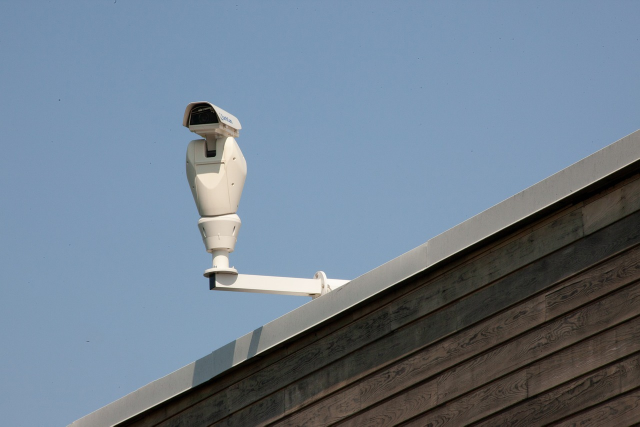
#> input picture images/camera.jpg, 1280 x 853 px (shown at 1/2 size)
$ jupyter execute --allow-errors index.ipynb
#> lines starting #> are read from the running program, lines starting #| are printed output that depends on the picture; after the words box and inside, x2 and y2 are one past the last pixel; in counts of white or black regions, pixels touching at a corner belong together
[cell 1]
# Import des bibliothèques nécessaires

import cv2
import numpy as np
import matplotlib.pyplot as plt

# Fonction pour afficher correctement les images
# OpenCV utilise BGR, matplotlib utilise RGB
def afficher(img, titre="Image", gris=False):
    plt.figure(figsize=(5,5))
    if gris:
        plt.imshow(img, cmap='gray')
    else:
        plt.imshow(cv2.cvtColor(img, cv2.COLOR_BGR2RGB))
    plt.title(titre)
    plt.axis('off')


## 1- Conversion en niveaux de gris


# Chargement de l'image de la caméra
img = cv2.imread('images/camera.jpg')
#> img is the input picture: shape (853, 1280, 3); mean B, G, R 141.6, 125.8, 110.4

# Conversion de l'image couleur en niveaux de gris
gris = cv2.cvtColor(img, cv2.COLOR_BGR2GRAY)
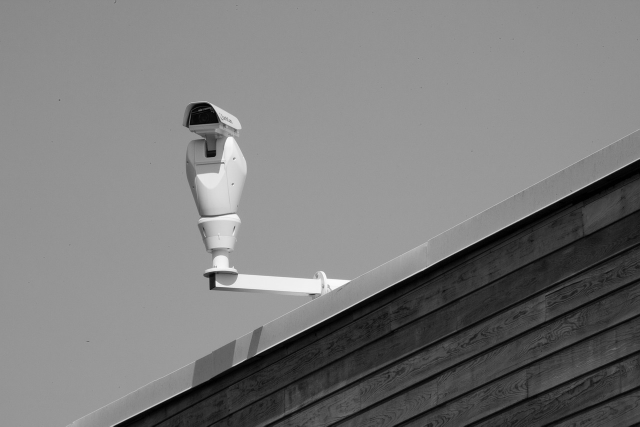
#> gris: shape (853, 1280) (shown at 1/2 size); min 0, max 255, mean 122.9

# Affichage des deux images pour comparaison
afficher(img, 'Image originale')
afficher(gris, 'Image en niveaux de gris', gris=True)

### Recherche du pixel le plus lumineux

# Valeur maximale des pixels
valeur_max = gris.max()
#> valeur_max = 255

# Position du pixel le plus lumineux
position = np.where(gris == valeur_max)
#> position = ([534, 548], [466, 649])

print("Valeur du pixel le plus lumineux :", valeur_max)
#| Valeur du pixel le plus lumineux : 255
print("Position (ligne, colonne) :", position)
#| Position (ligne, colonne) : (array([534, 548]), array([466, 649]))

## 2- Espaces de couleurs – HSV (feu tricolore)

# Chargement de l'image du feu tricolore
img = cv2.imread('images/traffic_light.jpg')
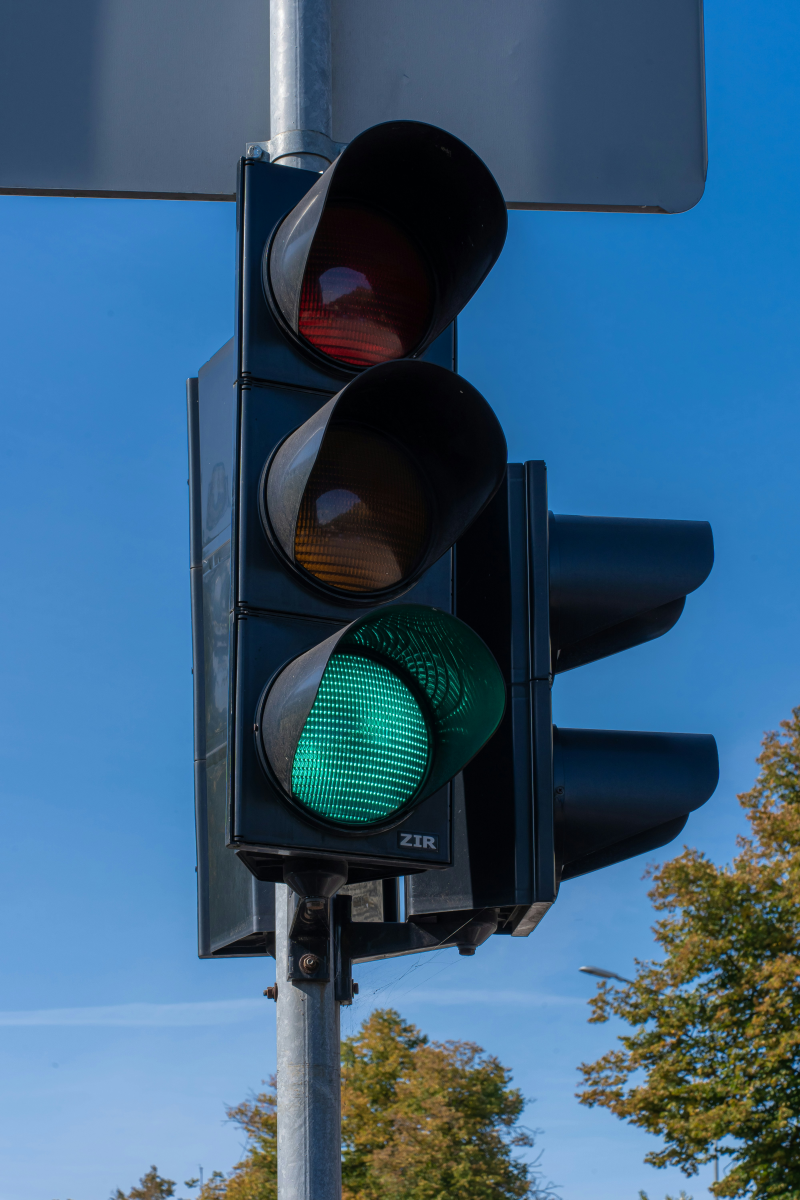
#> input picture images/traffic_light.jpg, 4000 x 6000 px (shown at 1/5 size)
#> img is the input picture: shape (6000, 4000, 3); mean B, G, R 125.5, 95.3, 57.4

# Conversion de BGR vers HSV
hsv = cv2.cvtColor(img, cv2.COLOR_BGR2HSV)
#> hsv: shape (6000, 4000, 3); mean H, S, V 97.7, 151.3, 130.1

### Création des masques de couleur
# Masque ROUGE
bas_rouge = np.array([0, 120, 70])
haut_rouge = np.array([10, 255, 255])
masque_rouge = cv2.inRange(hsv, bas_rouge, haut_rouge)
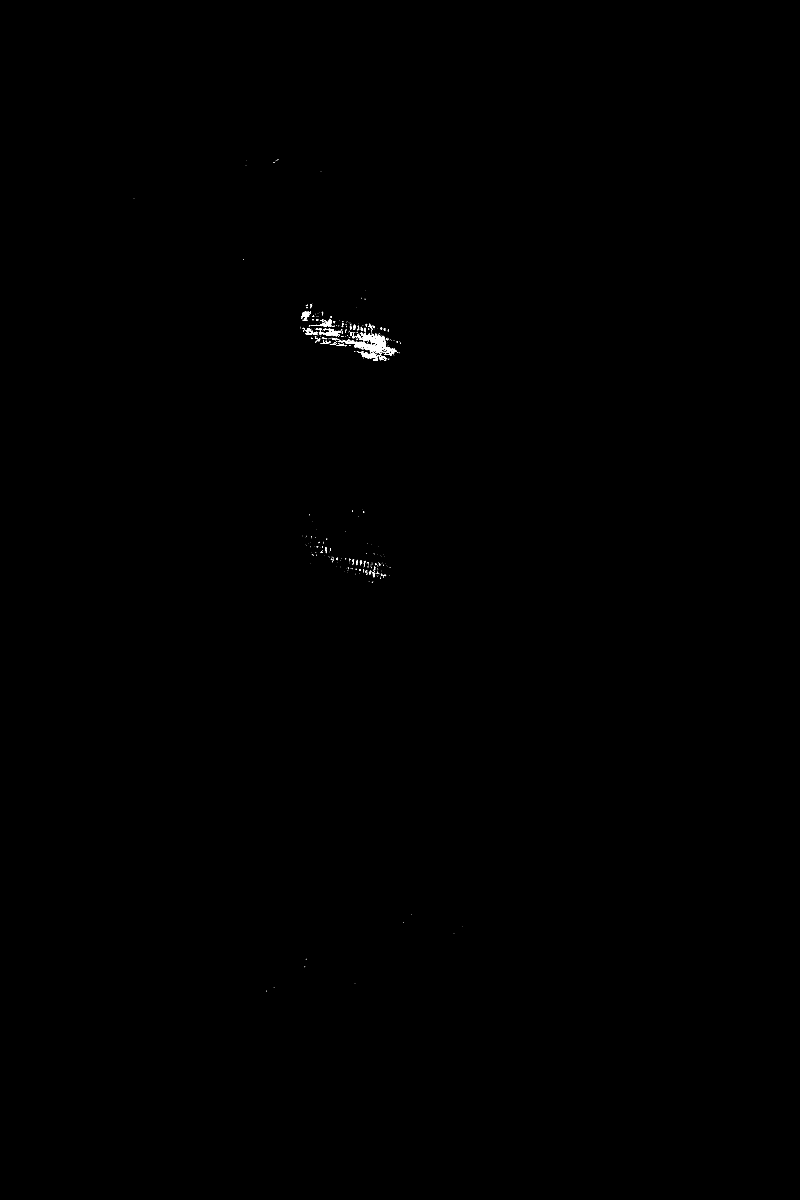
#> masque_rouge: shape (6000, 4000) (shown at 1/5 size); 0.08% white; 719 white regions (631 under 20 px), largest, box (x1, y1, x2, y2) and area: (1728, 1663, 1925, 1790) 7573, (1623, 1644, 1702, 1679) 1107, (1505, 1558, 1547, 1604) 977

# Masque ORANGE
bas_orange = np.array([10, 100, 100])
haut_orange = np.array([25, 255, 255])
masque_orange = cv2.inRange(hsv, bas_orange, haut_orange)
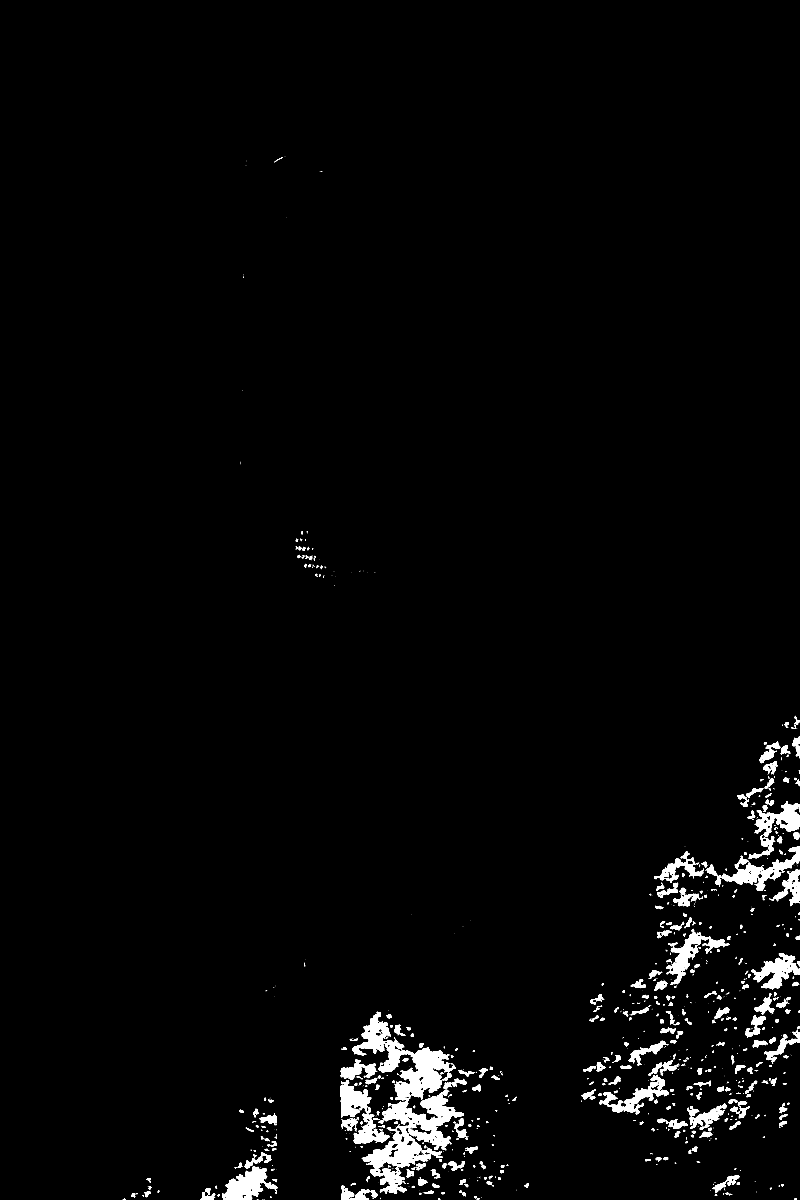
#> masque_orange: shape (6000, 4000) (shown at 1/5 size); 2.1% white; 1347 white regions (831 under 20 px), largest, box (x1, y1, x2, y2) and area: (1811, 5448, 2318, 5970) 78616, (1762, 5058, 2279, 5505) 65079, (3535, 4231, 4000, 4455) 25586

# Masque VERT
bas_vert = np.array([40, 70, 70])
haut_vert = np.array([80, 255, 255])
masque_vert = cv2.inRange(hsv, bas_vert, haut_vert)
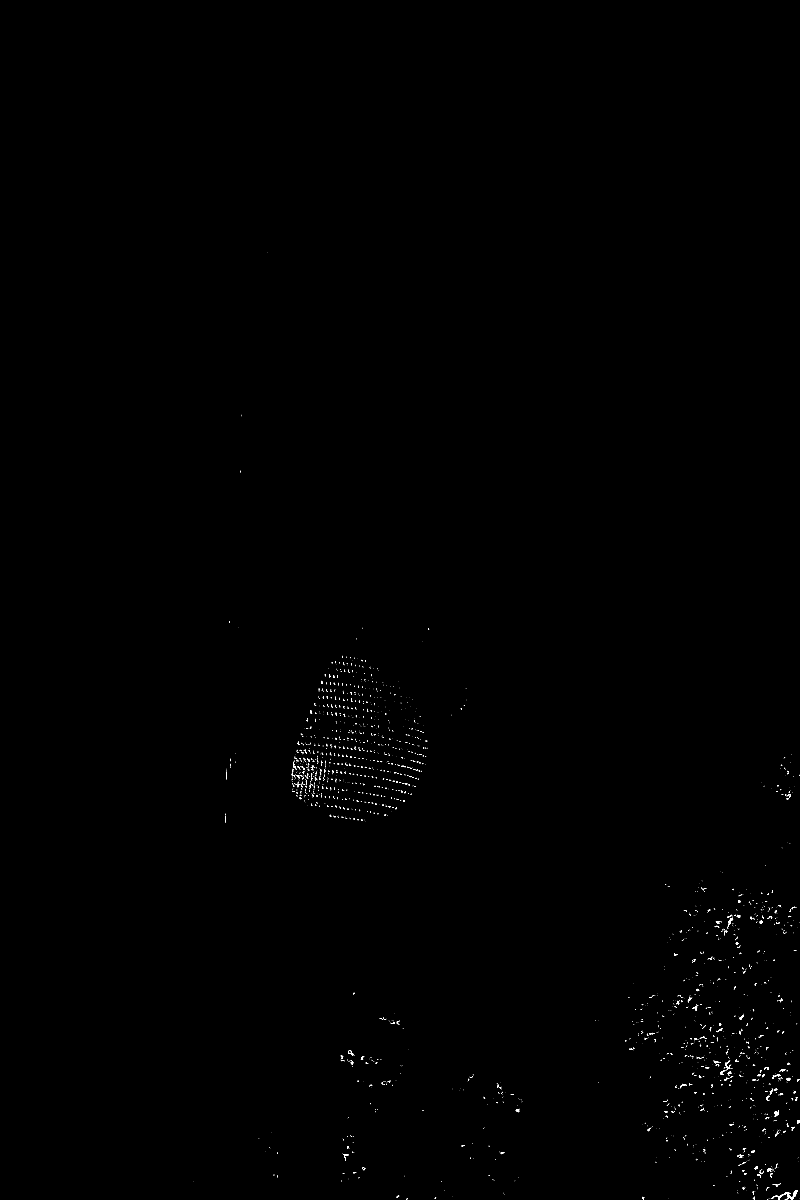
#> masque_vert: shape (6000, 4000) (shown at 1/5 size); 0.12% white; 2172 white regions (1799 under 20 px), largest, box (x1, y1, x2, y2) and area: (3923, 5951, 3990, 6000) 812, (3856, 5960, 3954, 6000) 528, (3871, 5552, 3895, 5585) 335

### Détection automatique de la lumière allumée

if masque_rouge.sum() > masque_orange.sum() and masque_rouge.sum() > masque_vert.sum():
    print("Feu ROUGE allumé")
elif masque_orange.sum() > masque_vert.sum():
    print("Feu ORANGE allumé")
else:
    print("Feu VERT allumé")

## 3- Dessin sur une image (match de football)

# Chargement de l'image du match
img = cv2.imread('images/football.jpg')
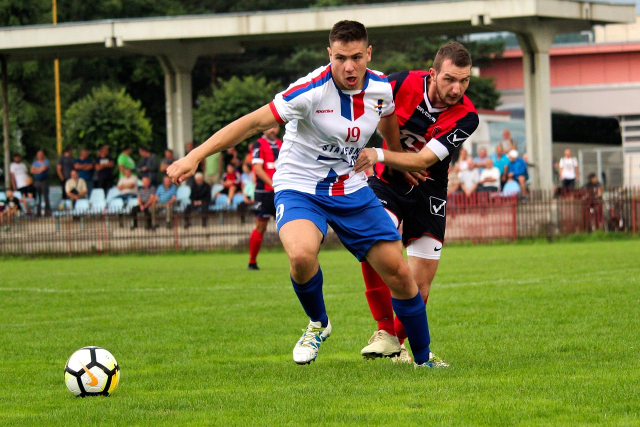
#> input picture images/football.jpg, 1280 x 854 px (shown at 1/2 size)
#> img is the input picture: shape (854, 1280, 3); mean B, G, R 68.3, 118.4, 115.1

# Dessin d'un rectangle autour du ballon
cv2.rectangle(img, (300,200), (360,260), (0,255,0), 2)

# Dessin d'une flèche indiquant la direction du tir
cv2.arrowedLine(img, (330,230), (450,180), (255,0,0), 3)

# Ajout du texte de vitesse du tir
cv2.putText(img, 'Vitesse de tir : 73 km/h', (50,50),
            cv2.FONT_HERSHEY_SIMPLEX, 1, (255,255,255), 2)
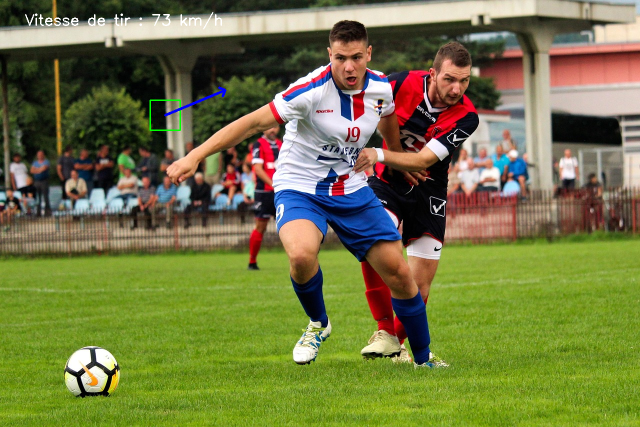
#> img: shape (854, 1280, 3) (shown at 1/2 size); mean B, G, R 68.7, 118.8, 115.2

# Affichage final
afficher(img, 'Analyse du tir')

## 4- Transformation géométrique – Rotation

# Chargement de l'image inclinée
img = cv2.imread('images/tilted.jpg')

# Angle estimé manuellement (image penchée)
angle = -10

# Récupération des dimensions

#> (the rest of this cell did not finish here and is left out)
